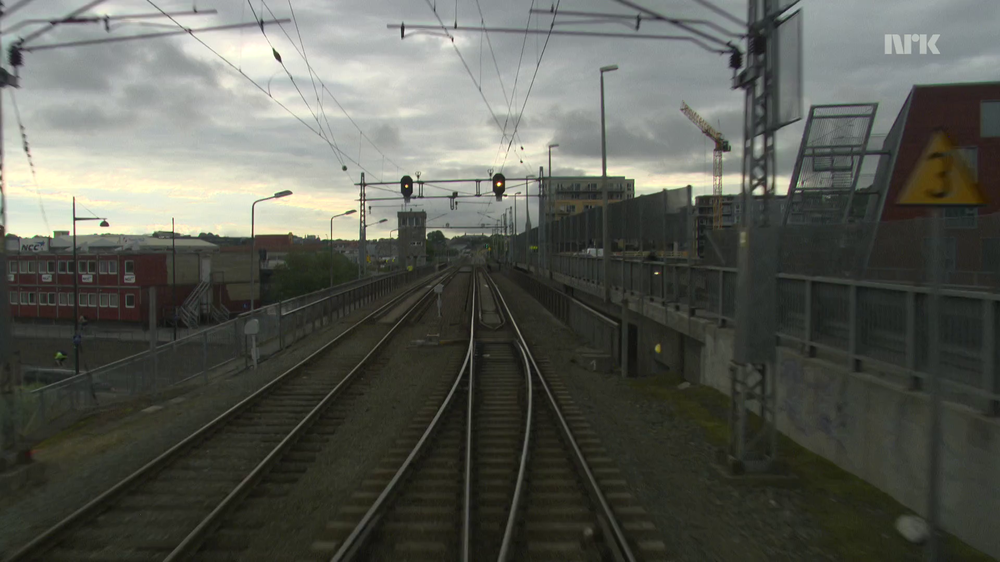
#> input picture image/summer_0.png, 1000 x 562 px, shrunk from 1920 x 1080 before the run, found by its file name
$ python difrent_image_moments_invariant.py
#> lines starting #> are read from the running program, lines starting #| are printed output that depends on the picture; long printed decimals are rounded
import  cv2
import numpy as np
import  sys
sys.path.append("image")
if __name__=="__main__":
    # 4 张不同的图片 sumer_0 和 winter_0 是同一个场景不同的季节
    # 实验结论 不同的图像（内容不一样 而不是仅仅是旋转和缩放的一样）
    # 不变矩的相差还是会很大
    #  数据来源 https://webdiis.unizar.es/~jmfacil/pr-nordland/
    live_summer = cv2.imread("summer_0.png",0)
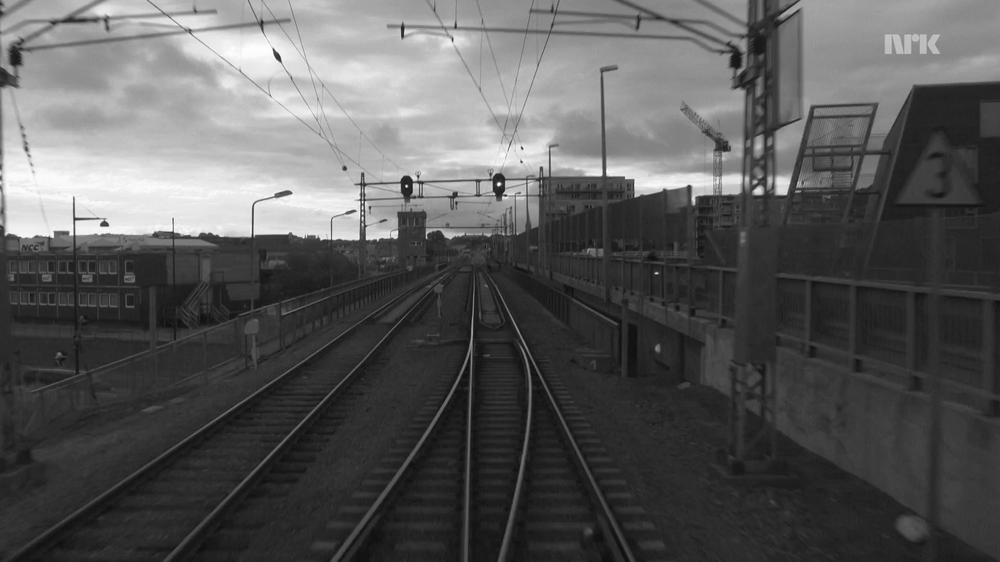
#> live_summer: shape (562, 1000); min 14, max 254, mean 88.6
    memory_winter = cv2.imread("winter_0.png",0)
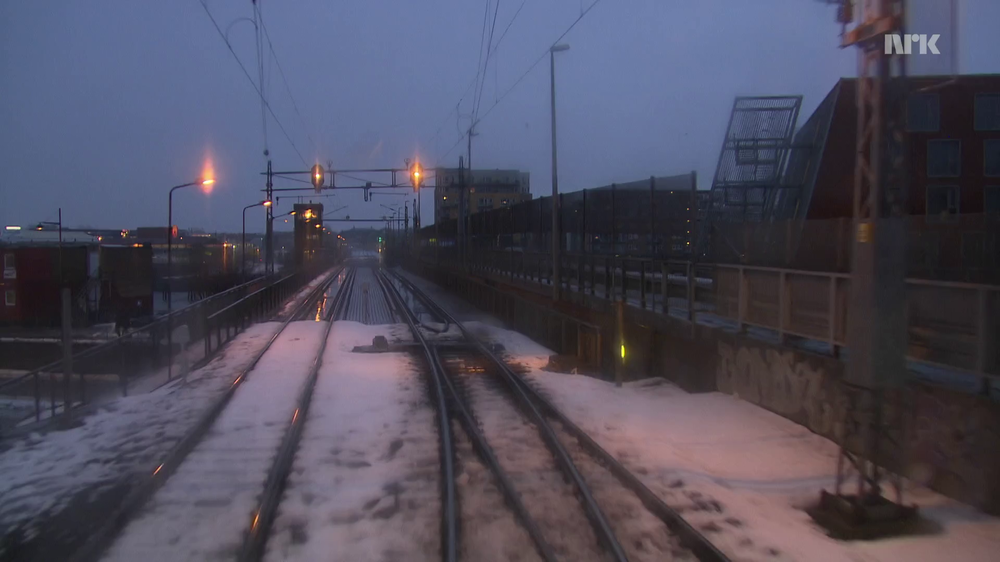
#> input picture image/winter_0.png, 1000 x 562 px, shrunk from 1920 x 1080 before the run, found by its file name
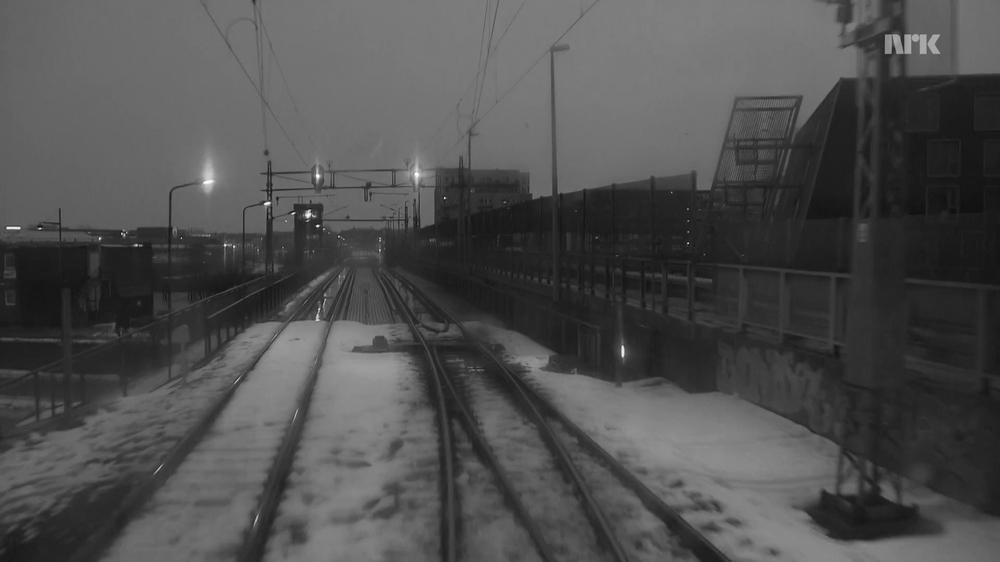
#> memory_winter: shape (562, 1000); min 15, max 253, mean 78.8
    memory_winter_2 = cv2.imread("winter_85.png",0)
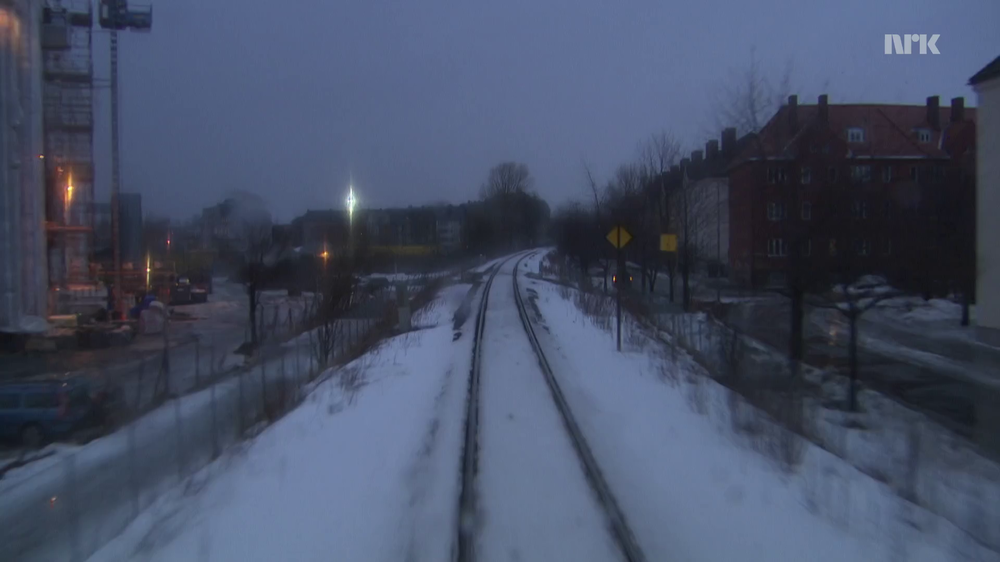
#> input picture image/winter_85.png, 1000 x 562 px, shrunk from 1920 x 1080 before the run, found by its file name
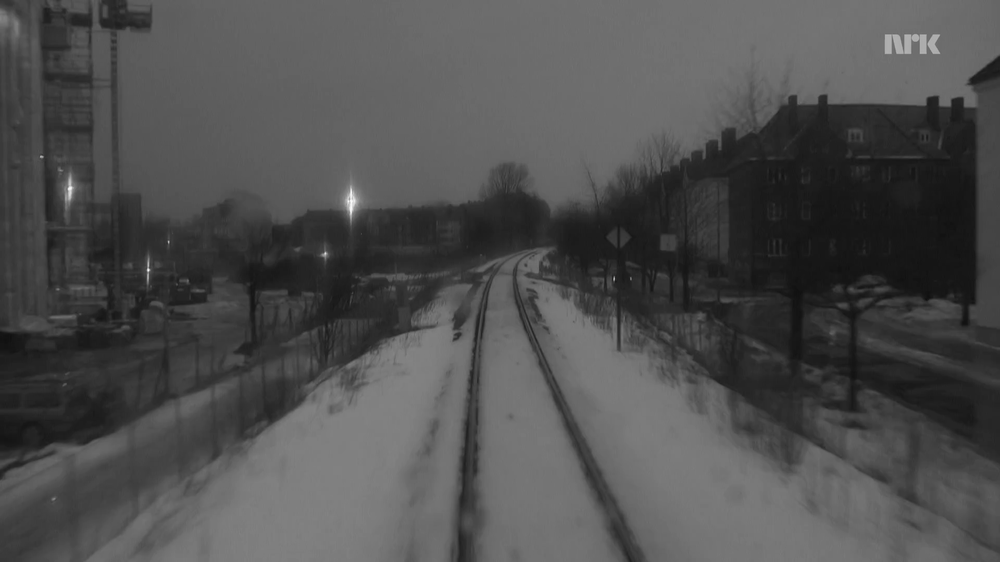
#> memory_winter_2: shape (562, 1000); min 15, max 252, mean 78.8
    m_live_summer = cv2.moments(live_summer)
#> m_live_summer = moments, m00 49811289, centre m10/m00, m01/m00 = (445.5, 195)
    m_memory_winter = cv2.moments(memory_winter)
#> m_memory_winter = moments, m00 44265643, centre m10/m00, m01/m00 = (467.6, 265.4)
    m_memory_winter_2 = cv2.moments(memory_winter_2)
#> m_memory_winter_2 = moments, m00 44282960, centre m10/m00, m01/m00 = (492.7, 284)
    hu_live_summer = cv2.HuMoments(m_live_summer)
#> hu_live_summer = [0.00201, 1.31e-06, 5.25e-11, 4.62e-10, 9.12e-21, 3.45e-13, -7.13e-20]
    hu_memory_winter = cv2.HuMoments(m_memory_winter)
#> hu_memory_winter = [0.00233, 8.58e-07, 8.5e-12, 1.18e-10, 4.56e-22, 1.06e-13, -3.73e-21]
    hu_memory_winter_2 = cv2.HuMoments(m_memory_winter_2)
#> hu_memory_winter_2 = [0.00233, 7.83e-07, 1.35e-11, 3.27e-11, 3.48e-22, 2.13e-14, -5.95e-22]
    # norml 归一化 先取绝对值（计算log）再取log)（去除高次方） 再取绝对值（去掉高次的负号）
    n_hu_live_summer = np.abs(np.log(np.abs(hu_live_summer)))
#> n_hu_live_summer = [6.21, 13.55, 23.67, 21.5, 46.14, 28.7, 44.09]
    n_hu_memory_winter = np.abs(np.log(np.abs(hu_memory_winter)))
#> n_hu_memory_winter = [6.06, 13.97, 25.49, 22.86, 49.14, 29.88, 47.04]
    n_hu_memory_winter_2 = np.abs(np.log(np.abs(hu_memory_winter_2)))
#> n_hu_memory_winter_2 = [6.06, 14.06, 25.03, 24.14, 49.41, 31.48, 48.87]
    n_hu_live_summer_2 = np.abs(np.log(np.abs(cv2.HuMoments(cv2.moments(cv2.imread("summer_357.png", 0))))))
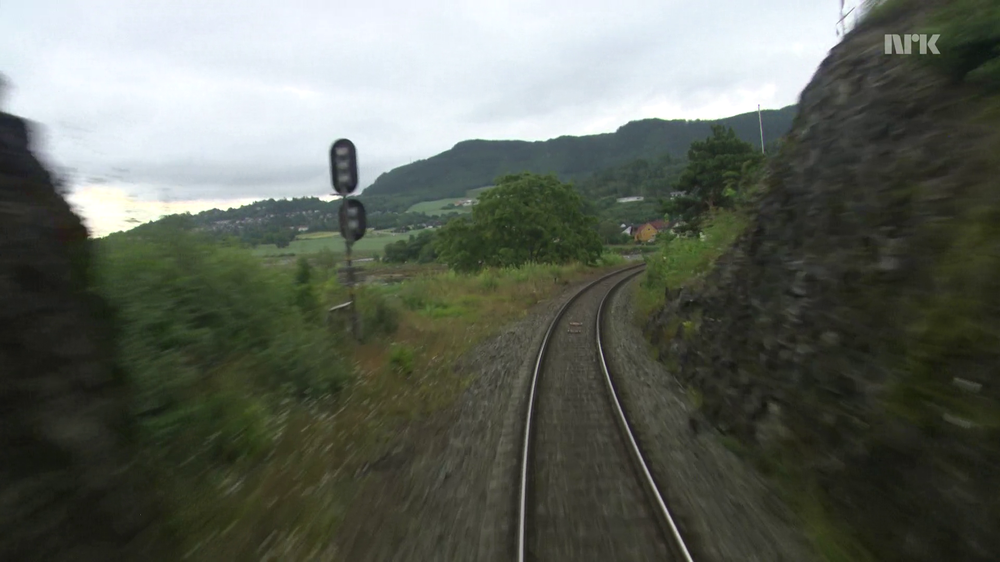
#> input picture image/summer_357.png, 1000 x 562 px, shrunk from 1920 x 1080 before the run, found by its file name
#> n_hu_live_summer_2 = [6.42, 14.32, 23.67, 22.39, 45.42, 30.21, 48.43]
    print("summer ",n_hu_live_summer)
#| summer  [[ 6.212]
#|  [13.545  ]
#|  [23.671]
#|  [21.496]
#|  [46.144]
#|  [28.695]
#|  [44.088]]
    print("winter ", n_hu_memory_winter)
#| winter  [[ 6.061]
#|  [13.969 ]
#|  [25.491]
#|  [22.857]
#|  [49.140]
#|  [29.877]
#|  [47.038]]
    print("winter 2 ", n_hu_memory_winter_2)
#| winter 2  [[ 6.062 ]
#|  [14.060]
#|  [25.026]
#|  [24.143]
#|  [49.411]
#|  [31.482]
#|  [48.874]]
    print("summer 2",n_hu_live_summer_2)
#| summer 2 [[ 6.418]
#|  [14.324]
#|  [23.666]
#|  [22.388]
#|  [45.417]
#|  [30.210]
#|  [48.427]]
